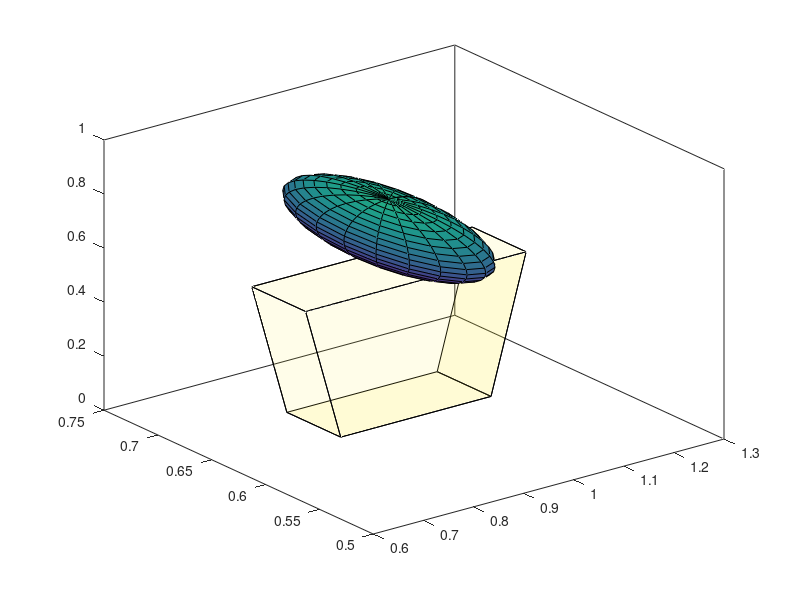

MATLAB code to generate this figure: (Note: this script raises an error after producing the figure.)
%% Draw reference man figure

function plotMan(right_shoulder_filt)

if ~exist('right_shoulder_filt');  right_shoulder_filt=[0.68 0.825 0.6];  end 
% right_shoulder_L=mean(right_shoulder(:,1));   %1.05
% left_shoulder_L=right_shoulder_L-0.2;   %0.75
% right_shoulder_R=right_shoulder_L+0.07; %1.12
% left_shoulder_R=left_shoulder_L-0.7;    %0.68
% 
% shoulder_U=mean(right_shoulder(:,2));   %0.65
% shoulder_B=shoulder_U-0.05;             %0.60
% shoulder_I=mean(right_shoulder(:,3));   %0.6
% shoulder_O=shoulder_I-0.5;              %0.1
% 
% xCalc = [left_shoulder_L left_shoulder_L right_shoulder_L right_shoulder_L right_shoulder_R right_shoulder_R left_shoulder_R left_shoulder_R];      % trapezoid x dimensions (bottom then top)
% yCalc = [shoulder_B shoulder_U shoulder_U shoulder_B shoulder_B shoulder_U shoulder_U shoulder_B];          % trapezoid y dimensions
% zCalc = [shoulder_O shoulder_O shoulder_O shoulder_O shoulder_I shoulder_I shoulder_I shoulder_I];              % trapezoid z dimensions


xCalc = [0.75 0.75 1.05 1.05 1.12 1.12 0.68 0.68];      % trapezoid x dimensions (bottom then top)
yCalc = [0.6 0.65 0.65 0.6 0.6 0.65 0.65 0.6];          % trapezoid y dimensions
zCalc = [0.1 0.1 0.1 0.1 0.6 0.6 0.6 0.6];              % trapezoid z dimensions

%bottom
fill3(xCalc([1 2 3 4]), yCalc([1 2 3 4]), zCalc([1 2 3 4]),1,'FaceAlpha',0.1); hold on
%up
fill3(xCalc([5 6 7 8]), yCalc([5 6 7 8]), zCalc([5 6 7 8]),1, 'FaceAlpha',0.1); hold on
%right
fill3(xCalc([3 4 5 6]), yCalc([3 4 5 6]), zCalc([3 4 5 6]),1, 'FaceAlpha',0.1); hold on
%left
fill3(xCalc([1 2 7 8]), yCalc([1 2 7 8]), zCalc([1 2 7 8]),1, 'FaceAlpha',0.1); hold on
%back
fill3(xCalc([1 4 5 8]), yCalc([1 4 5 8]), zCalc([1 4 5 8]),1, 'FaceAlpha',0.1); hold on
%front
fill3(xCalc([2 3 6 7]), yCalc([2 3 6 7]), zCalc([2 3 6 7]),1,'FaceAlpha',0.1); hold on

% head  
head=[0.9,0.625,0.75]; 
headRadii=[.09 .09 .11];
ellipsoid(head(1),head(2),head(3), headRadii(1),headRadii(2),headRadii(3)); 

% right arm
shoulderR=[0.68 0.625 0.6]; 
elbowR=[0.65 0.625 0.3];
upperarmR=vertcat(shoulderR,elbowR);
fill3(upperarmR(:,1),upperarmR(:,2),upperarmR(:,3),'-','Linewidth',6)
wristR=[0.6 0.625 0.16];
rightArm=vertcat(elbowR,wristR);
fill3(rightArm(:,1),rightArm(:,2),rightArm(:,3),'-','Linewidth',6)

% left arm
shoulderL=[1.12 0.625 0.6]; 
elbowL=[1.15 0.625 0.3];
upperarmL=vertcat(shoulderL,elbowL);
fill3(upperarmL(:,1),upperarmL(:,2),upperarmL(:,3),'-','Linewidth',6)
handL=[1.2 0.625 0.16];
leftArm=vertcat(elbowL,handL);
fill3(leftArm(:,1),leftArm(:,2),leftArm(:,3),'-','Linewidth',6)

% right leg
hipR=[0.77 0.625 0.1]; 
ankleR=[0.75 0.625 -0.5];
rightLeg=vertcat(hipR,ankleR);
fill3(rightLeg(:,1),rightLeg(:,2),rightLeg(:,3),'-','Linewidth',8)

% left leg
hipL=[1.02 0.625 0.1]; 
ankleL=[1.05 0.625 -0.5];
leftLeg=vertcat(hipL,ankleL);
fill3(leftLeg(:,1),leftLeg(:,2),leftLeg(:,3),'-','Linewidth',8)

axis equal
grid on
